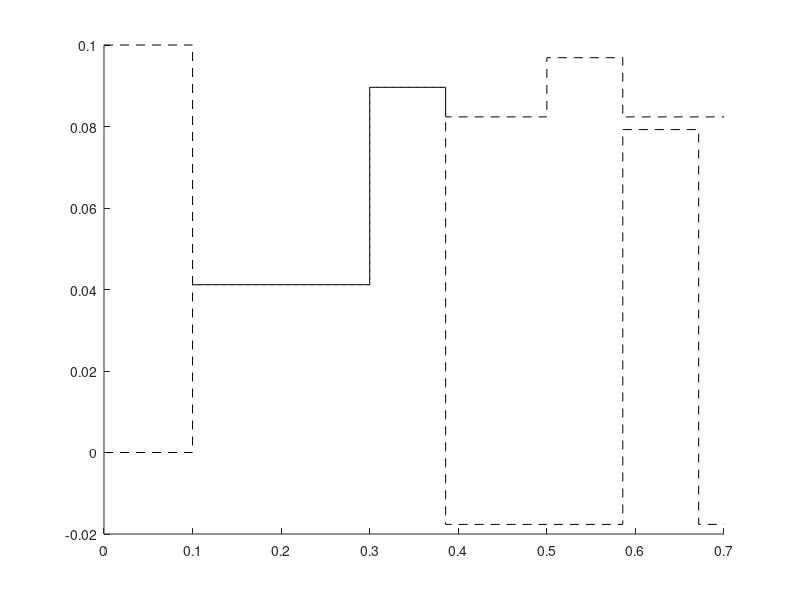
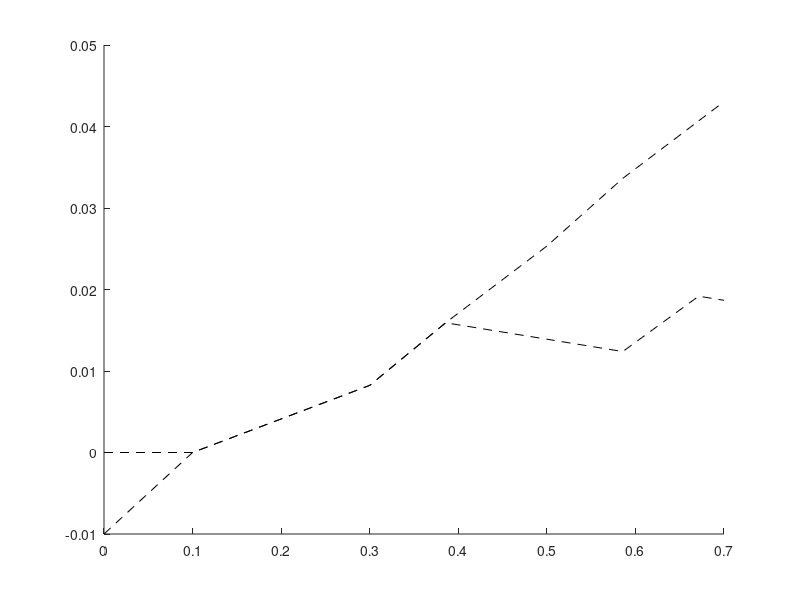
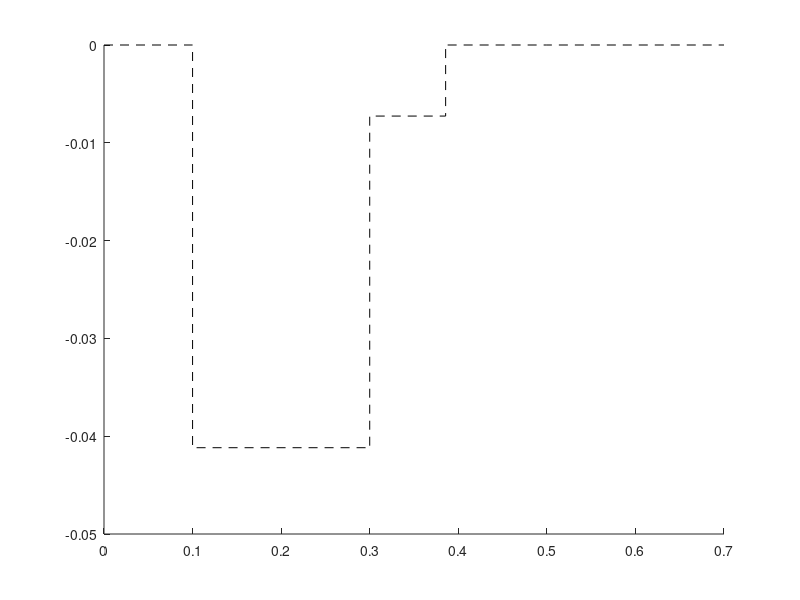
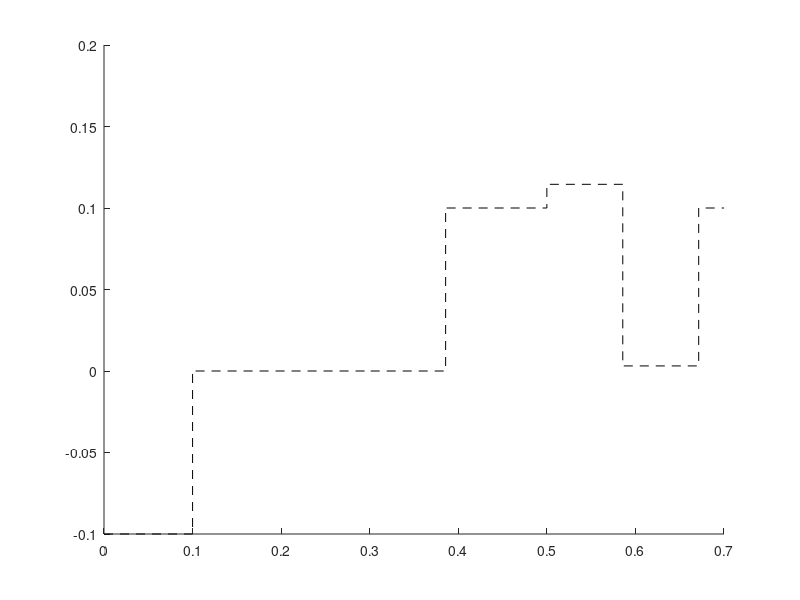

Write MATLAB code to recreate these figures, in order.
function plotDissimilarBars(plotNo)

if (nargin == 0)
    plotNo = -1;
end
%plotNo 
% < 0 plot all
% 1 = v's
% 2 = u,s
% 3 = stresses
% 4 = delv
% 5 = delu
% line style
lStyle = '--';%':';
lClr = 'k';%'g';

lStyleL = '--';%'-.';
lStyleR = '--';%'--';
lClrL = 'k';%'r';
lClrR = 'k';%'b';

i = 1;
t(i) = 0.0;
vl(i) = 0.1;
vr(i) = 0.0;
sl(i) = 0.0;
sr(i) = 0.0;
ul(i) = -.01;
ur(i) = 0.0;

i = i + 1;
t(i) = 0.1;
vl(i) = 0.1;
vr(i) = 0.0;
sl(i) = 0.0;
sr(i) = 0.0;
ul(i) = 0.0;
ur(i) = 0.0;

i = i + 1;
t(i) = 0.1;
vl(i) = 0.04117647059;
vr(i) = 0.04117647059;
sl(i) = -0.04117647059;
sr(i) = -0.04117647059;
ul(i) = 0.0;
ur(i) = 0.0;

i = i + 1;
t(i) = 0.1 + 0.2;
vl(i) = 0.04117647059;
vr(i) = 0.04117647059;
sl(i) = -0.04117647059;
sr(i) = -0.04117647059;
ul(i) = 0.04117647059 * 0.2;
ur(i) = 0.04117647059 * 0.2;

i = i + 1;
t(i) = 0.1 + 0.2;
vl(i) = 0.08961937716;
vr(i) = 0.08961937716;
sl(i) = -7.266435986e-3;
sr(i) = -7.266435986e-3;
ul(i) = 0.04117647059 * 0.2;
ur(i) = 0.04117647059 * 0.2;

i = i + 1;
t(i) = 0.1 + 0.2857142857;
vl(i) = 0.08961937716;
vr(i) = 0.08961937716;
sl(i) = -7.266435986e-3;
sr(i) = -7.266435986e-3;
ul(i) = ul(i - 1) + vl(i) * (t(i) - t(i - 1));
ur(i) = ur(i - 1) + vr(i) * (t(i) - t(i - 1));


i = i + 1;
t(i) = 0.1 + 0.2857142857;
vl(i) = -0.01764705882;
vr(i) =  0.08235294118;
sl(i) = 0.0;
sr(i) = 0.0;
ul(i) = ul(i - 1) + vl(i) * (t(i) - t(i - 1));
ur(i) = ur(i - 1) + vr(i) * (t(i) - t(i - 1));

i = i + 1;
t(i) = 0.1 + 0.4;
vl(i) = -0.01764705882;
vr(i) =  0.08235294118;
sl(i) = 0.0;
sr(i) = 0.0;
ul(i) = ul(i - 1) + vl(i) * (t(i) - t(i - 1));
ur(i) = ur(i - 1) + vr(i) * (t(i) - t(i - 1));

i = i + 1;
t(i) = 0.1 + 0.4;
vl(i) = -0.01764705882;
vr(i) =  0.09688581315;
sl(i) = 0.0;
sr(i) = 0.0;
ul(i) = ul(i - 1) + vl(i) * (t(i) - t(i - 1));
ur(i) = ur(i - 1) + vr(i) * (t(i) - t(i - 1));

i = i + 1;
t(i) = 0.1 + 0.4857142857;
vl(i) = -0.01764705882;
vr(i) =  0.09688581315;
sl(i) = 0.0;
sr(i) = 0.0;
ul(i) = ul(i - 1) + vl(i) * (t(i) - t(i - 1));
ur(i) = ur(i - 1) + vr(i) * (t(i) - t(i - 1));

i = i + 1;
t(i) = 0.1 + 0.4857142857;
vl(i) =  0.07923875433;
vr(i) =  0.08235294118;
sl(i) = 0.0;
sr(i) = 0.0;
ul(i) = ul(i - 1) + vl(i) * (t(i) - t(i - 1));
ur(i) = ur(i - 1) + vr(i) * (t(i) - t(i - 1));

i = i + 1;
t(i) = 0.1 + 0.5714285714;
vl(i) =  0.07923875433;
vr(i) =  0.08235294118;
sl(i) = 0.0;
sr(i) = 0.0;
ul(i) = ul(i - 1) + vl(i) * (t(i) - t(i - 1));
ur(i) = ur(i - 1) + vr(i) * (t(i) - t(i - 1));


i = i + 1;
t(i) = 0.1 + 0.5714285714;
vl(i) = -0.01764705882;
vr(i) =  0.08235294118;
sl(i) = 0.0;
sr(i) = 0.0;
ul(i) = ul(i - 1) + vl(i) * (t(i) - t(i - 1));
ur(i) = ur(i - 1) + vr(i) * (t(i) - t(i - 1));

i = i + 1;
t(i) = 0.1 + 0.6;
vl(i) = -0.01764705882;
vr(i) =  0.08235294118;
sl(i) = 0.0;
sr(i) = 0.0;
ul(i) = ul(i - 1) + vl(i) * (t(i) - t(i - 1));
ur(i) = ur(i - 1) + vr(i) * (t(i) - t(i - 1));

if (plotNo < 0)
    figure(1);
end
if ((plotNo < 0) || (plotNo == 1))
    hold on;
    plot(t,vl, 'LineStyle', lStyleL, 'Color', lClrL);
    hold on;
    plot(t,vr, 'LineStyle', lStyleR, 'Color', lClrR);
end

if (plotNo < 0)
    figure(2);
end
if ((plotNo < 0) || (plotNo == 2))
    hold on;
    plot(t,ul, 'LineStyle', lStyleL, 'Color', lClrL);
    hold on;
    plot(t,ur, 'LineStyle', lStyleR, 'Color', lClrR);
end


if (plotNo < 0)
    figure(3);
end
if ((plotNo < 0) || (plotNo == 3))
    hold on;
    plot(t,sl, 'LineStyle', lStyle, 'Color', lClr);
end


if (plotNo < 0)
    figure(4);
end
if ((plotNo < 0) || (plotNo == 4))
    delv = vr - vl;
    hold on;
    plot(t,delv, 'LineStyle', lStyle, 'Color', lClr);
end

if (plotNo < 0)
    figure(5);
end
if ((plotNo < 0) || (plotNo == 5))
    delu = ur - ul;
    hold on;
    plot(t,delu, 'LineStyle', lStyle, 'Color', lClr);
end
